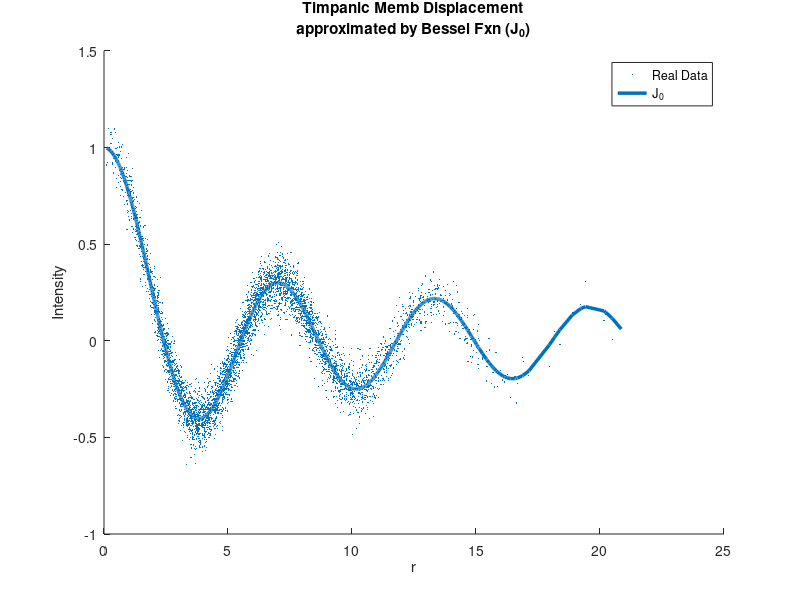

Write MATLAB code to recreate this figure. (Note: this script raises an error after producing the figure.)
close all, clear all, clc;
warning('off','MATLAB:polyfit:RepeatedPointsOrRescale')

%% Part 1

%%% Importing / Sorting Data
[x1, x2, y] = textread('besseldata.txt', ' %f%f%f', 'headerlines', 1);
data_raw = sortrows([sqrt(x1.^2 + x2.^2), y]);

r = data_raw(:, 1);
y = data_raw(:, 2);

%%% Bessel Approx
k_bes = 1;
bes_approx = besselj(0, k_bes*r);

fig1 = figure(1);
dot_sz = 0.2;
line_w = 2.5;
scatter(r, y, dot_sz, '.');
title({'Timpanic Memb Displacement', 'approximated by Bessel Fxn (J_0)'});
hold on;
plot(r, bes_approx, 'LineWidth', line_w);
hold off;
xlabel('r');
ylabel('Intensity');
legend({'Real Data', 'J_0'});
%%
%%% Build Matrix of Polyfit coefficients, polyval values 
max_poly_order = 14;
n_coeffs = max_poly_order + 1;

coeffs_arr = zeros([n_coeffs, max_poly_order]); %15x14
poly_vals = zeros([length(r), max_poly_order]); %5000x14

for poly_order_ind = 1:max_poly_order
    poly_coeffs = polyfit(r, y, poly_order_ind);    
    for r_ind = 1:length(poly_coeffs)
        coeffs_arr(r_ind, poly_order_ind) = poly_coeffs(r_ind); %Array is in DESCENDING ORDER of poly coeffs 
    end
    poly_vals(:, poly_order_ind) = polyval(poly_coeffs, r);    
end

data_poly_vals = [r, y, poly_vals];

data_var_names = {'r', 'y'};
poly_var_nums = 1:length(poly_vals(1,:));
poly_var_names = "p = " + poly_var_nums;
var_names = {[data_var_names, poly_var_names]};

data_table = array2table(data_poly_vals,...
    'VariableNames',var_names{1});


%%
%%% Calculate Residuals
residuals_arr = zeros([max_poly_order, 2]);
for poly_order_ind = 1:max_poly_order
    y_real = data_poly_vals(:, 2);
    y_model = data_poly_vals(:, poly_order_ind + 2);
    residuals_arr(poly_order_ind, 1) = poly_order_ind;
    residuals_arr(poly_order_ind, 2) = residuals(y_real, y_model);
end

res_table = array2table(residuals_arr,...
    'VariableNames',{'Polynomial Order', 'Residual Sum'})
%%
%%% Plotting LS Poly fits
data_labels = data_table.Properties.VariableNames;

fig2 = figure(2);
sgtitle({'Membrane Displacement Data', 'vs. OLS Polynomial Fits'});
number_of_plots = max_poly_order;
r = data_table.('r');
y = data_table.('y');

for plot_id = 1:number_of_plots
    subplot(number_of_plots / 2, 2, plot_id);
    scatter(r, y, dot_sz, '.');
    hold on;
    plot(r, data_table.(string(data_labels(plot_id + 2))), 'LineWidth', line_w)
    hold off;
    legend({'y real', string(data_labels(plot_id + 2))}) 
end

%% Part 2

%%% (k = 5)-fold CV 
k_cv = 5; 
max_round_number = 20;

cumulative_res_vals = zeros([max_poly_order, max_round_number + 1]); %14x21
cumulative_res_vals(:,1) = 1:1:max_poly_order;
cumulative_coeffs = zeros([n_coeffs, max_poly_order, max_round_number]); %15x14x20

%%% 20 rnds of CV
for cv_round = 1:max_round_number
    [cumulative_res_vals(:, cv_round + 1), cumulative_coeffs(:, :, cv_round)] = res_calc(data_raw, max_poly_order, k_cv);
end

PE = [cumulative_res_vals(:, 1), cumulative_res_vals(:, 2:end) ./ (length(data_raw(:,1)) / k_cv)];

PE_table = array2table(PE,...
    'VariableNames',...
    {'Poly Ord', 'Round 1', 'Round 2', 'Round 3', 'Round 4', 'Round 5',...
    'Round 6', 'Round 7', 'Round 8', 'Round 9', 'Round 10',...
    'Round 11', 'Round 12', 'Round 13', 'Round 14', 'Round 15',...
    'Round 16', 'Round 17', 'Round 18', 'Round 19', 'Round 20'})

fig3 = figure(3);
for cv_round = 1:max_round_number
    plot(PE(:, 1), PE(:, cv_round + 1));
    hold on;
end
title('Predictive Error vs. Polynomial Model Order');
xlabel('Order');
ylabel('PE');
grid on;
hold off;

%% Part 3

% A polynomial LS-fit of order 10 seems to have the best compromise of
% accuracy and economy of variables. A substantial reduction in error
% occurs from order-9 to order-10, with no substantial decrease with
% additional (11, 12, 13, 14) order terms. 

%% Part 4

opt_ord = 10;
deg_10_coeffs = mean(squeeze(cumulative_coeffs(1:opt_ord+1, opt_ord, :)), 2) 
opt_model = polyval(deg_10_coeffs, r);

x1 = sort(x1);
x2 = sort(x2);
[x1_new, x2_new] = meshgrid(-15:.2:15);
r_new = sqrt(x1_new.^2 + x2_new.^2);
z = polyval(deg_10_coeffs, r_new);

[x1_raw, x2_raw, y_raw] = textread('besseldata.txt', ' %f%f%f', 'headerlines', 1);

model_surf = surf(x1_new, x2_new, z, 'EdgeColor', 'none');
hold on;
scatter3(x1_raw, x2_raw, y_raw, 15, '.')

%%

function [residuals, coeffs_arr] = res_calc(data_raw, max_poly_order, k_cv)
r = data_raw(:, 1);
y = data_raw(:, 2);

train_data_indices = sort(randsample(length(r), (k_cv - 1) * length(r) / k_cv)); 
removed_data_indices = true(1, length(r));
removed_data_indices(train_data_indices) = false;

train_data = data_raw(train_data_indices, :);
test_data = data_raw(removed_data_indices, :);

n_coeffs = max_poly_order + 1;

coeffs_arr = zeros([n_coeffs, max_poly_order]); %15x14
poly_vals = zeros([length(train_data(:,1)), max_poly_order]); %5000x14

for poly_order_ind = 1:max_poly_order
    poly_coeffs = polyfit(train_data(:, 1), train_data(:, 2), poly_order_ind);    
    for r_ind = 1:length(poly_coeffs)
        coeffs_arr(r_ind, poly_order_ind) = poly_coeffs(r_ind); %Array is in DESCENDING ORDER of poly coeffs 
    end
    poly_vals(:, poly_order_ind) = polyval(poly_coeffs, train_data(:, 1));    
end

data_poly_vals = [train_data(:, 1), train_data(:, 2), poly_vals];

%%% Calculate Residuals
residuals = zeros([max_poly_order, 2]);
for poly_order_ind = 1:max_poly_order
    y_real = data_poly_vals(:, 2);
    y_model = data_poly_vals(:, poly_order_ind + 2);
    res = abs(y_real - y_model).^2;
    residuals(poly_order_ind, 1) = poly_order_ind;
    residuals(poly_order_ind, 2) = sum(res);
end

residuals = residuals(:,2);

end

function binned_data = bin_this_data(data, k)

num_data_pts = size(data, 1);
rows_per_bin = floor(num_data_pts / k);
extra_rows_needed = mod(num_data_pts, k);

perm_ind = randperm(num_data_pts);
perm_data = data(perm_ind, :);

rowDist = rows_per_bin * ones(1, k);

for extra_row = 1:extra_rows_needed
    rowDist(extra_row) = rowDist(extra_row) + 1;
end

binned_data = mat2cell(perm_data, rowDist);

end














































